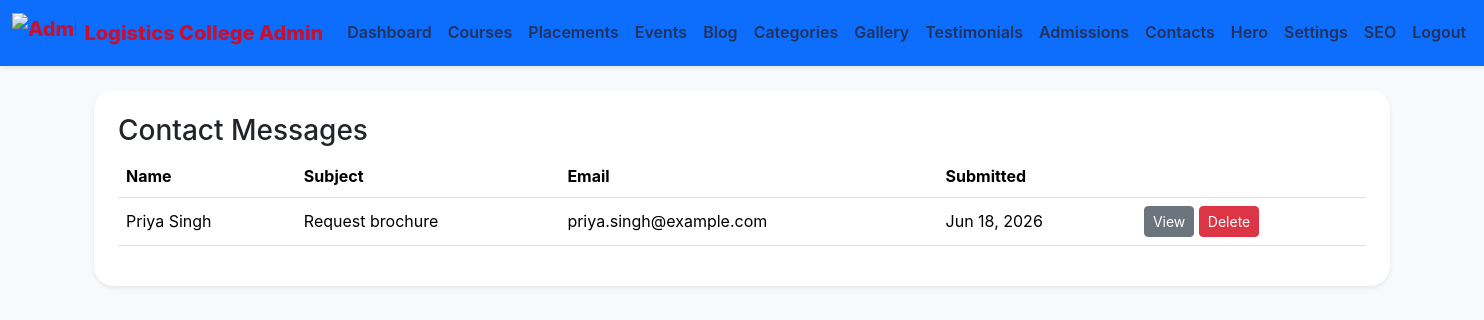
Page /admin/contact_messages.php (signed in) on the committed database.
### tables this page shows
CREATE TABLE contact_messages (
  id INT UNSIGNED AUTO_INCREMENT PRIMARY KEY,
  name VARCHAR(150) NOT NULL,
  email VARCHAR(150) NOT NULL,
  phone VARCHAR(100) NOT NULL,
  subject VARCHAR(255) NOT NULL,
  message TEXT NOT NULL,
  created_at DATETIME NOT NULL DEFAULT CURRENT_TIMESTAMP
);

### includes/functions.php (called while the page is built, shortened)
<?php
function e($value) {
    return htmlspecialchars($value, ENT_QUOTES, 'UTF-8');
}
function csrf_token() {
    return $_SESSION['csrf_token'];
}
function get_base_url() {
    $scriptName = $_SERVER['SCRIPT_NAME'];
    $parts = explode('/', trim($scriptName, '/'));
    if (!empty($parts) && $parts[0] !== 'index.php') {
        array_pop($parts);
        return '/' . implode('/', $parts);
    }
    return '/';
}
function site_url($path = '') {
    $base = get_base_url();
    return $base . '/' . ltrim($path, '/');
}

### admin/contact_messages.php (the view, shortened to what this page needs)
<?php
require_once __DIR__ . '/../config/config.php';
$messages = $pdo->query('SELECT * FROM contact_messages ORDER BY created_at DESC')->fetchAll();
require_once __DIR__ . '/../includes/admin_header.php';
?>
<div class="card shadow-sm border-0 p-4">
    <h3>Contact Messages</h3>
    <table class="table">
        <thead>
            <tr>
                <th>Name</th>
                <th>Subject</th>
                <th>Email</th>
                <th>Submitted</th>
                <th></th>
            </tr>
        </thead>
        <tbody>
            <?php foreach ($messages as $msg): ?>
                <tr>
                    <td><?= e($msg['name']) ?></td>
                    <td><?= e($msg['subject']) ?></td>
                    <td><?= e($msg['email']) ?></td>
                    <td><?= e(date('M j, Y', strtotime($msg['created_at']))) ?></td>
                    <td>
                        <a href="#" class="btn btn-sm btn-secondary" data-bs-toggle="modal" data-bs-target="#messageModal<?= e($msg['id']) ?>">View</a>
                        <a href="<?= e(site_url('admin/contact_messages.php?delete=' . $msg['id'] . '&token=' . csrf_token())) ?>" class="btn btn-sm btn-danger" onclick="return confirm('Delete message?');">Delete</a>
                    </td>
                </tr>
            <?php endforeach; ?>
        </tbody>
    </table>
</div>
<?php require_once __DIR__ . '/../includes/admin_footer.php';

### assets/css/style.css (style rules this page uses)
:root { --primary: #c8102e; --secondary: #ffcc00; --surface: #ffffff; --muted: #6b7280; --bg: #f4f7fb; --border: rgba(9, 31, 59, 0.08); }
* { box-sizing: border-box; }
body { font-family: 'Inter', sans-serif; background: var(--bg); color: #1f2937; line-height: 1.6; }
a { text-decoration: none; }
.card { border: 1px solid var(--border); border-radius: 1.25rem; }
.table td, .table th { vertical-align: middle; }

### rows in the picture
contact_messages: name "Priya Singh", subject "Request brochure", email "priya.singh@example.com", created_at "Jun 18, 2026"
